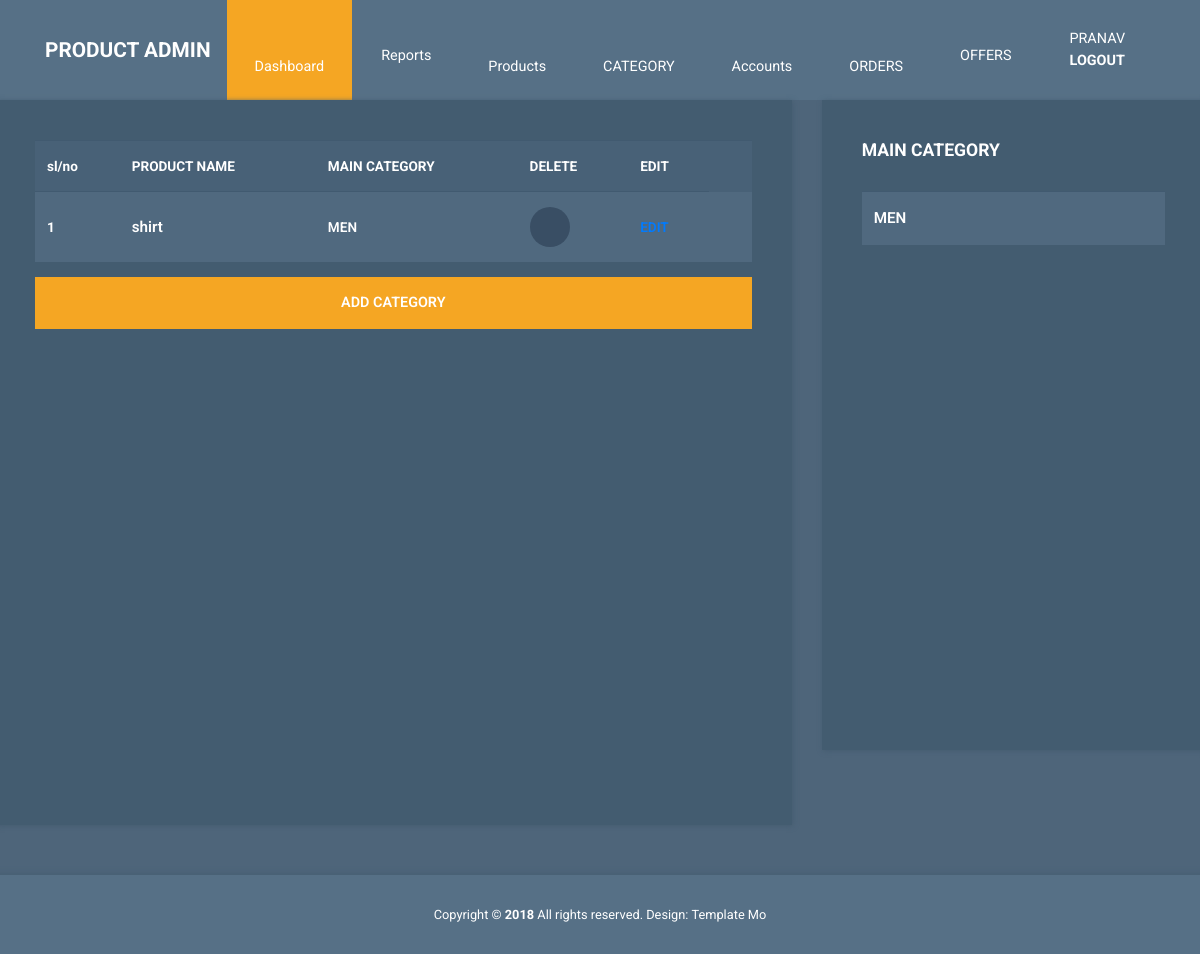
The page /admins/category (signed in) on the database its author committed.
### admins/models.py (models this page shows, shortened)
class Accounts(AbstractBaseUser):
    first_name = models.CharField(max_length=50)
    last_name = models.CharField(max_length=50)
    username = models.CharField(max_length=50, unique=True)
    email = models.EmailField(max_length=100,unique=True)
    phone_number = models.CharField(max_length=50,blank=True, unique=True)
    profile_pic = models.ImageField(upload_to = 'photos/profile_pic', blank = True, max_length=300)
    date_joined = models.DateTimeField(auto_now_add=True)
    last_login = models.DateTimeField(auto_now_add=True)
    is_admin =  models.BooleanField(default=False)
    is_staff = models.BooleanField(default=True)
    is_active = models.BooleanField(default=True)
    is_superadmin = models.BooleanField(default=False)
    referal_code = models.UUIDField(default=uuid.uuid4)
    USERNAME_FIELD = 'email'
    REQUIRED_FIELDS = ['username', 'first_name', 'last_name','phone_number']
    objects = Manager()

### product/models.py (models this page shows, shortened)
class Category(models.Model):
    namer = models.CharField(max_length=50,unique=True)
    image = models.ImageField(upload_to = 'photos/category',blank = True)
    description = models.TextField()
    main_cate = models.ForeignKey(MainCategory,blank=True,null=True, on_delete=models.CASCADE, related_name='main_cate')
    cate_offer = models.IntegerField(blank=True, null=True)

class MainCategory(models.Model):
    name = models.CharField(choices=maincategory,default='MEN',max_length=20)
    main_category_image = models.ImageField(upload_to = 'photos/maincategory',blank = True)
    def __str__(self):
        return self.name

### admins/decorators.py (the view)
        def wrap(request,*args,**kwargs):
            user = request.user
            if user.is_authenticated:
                if user.is_admin:
                    return fun(request,*args,**kwargs)
                else:
                    logout(request)
                    messages.error(request,'FORBIDDEN TO ENTER HERE')
                    return redirect(url)
            else:
                return redirect(url)

### admins/views.py (called while the page is built)
@admin_Login(signin)
def category_managment(request):
    category = Category.objects.all().order_by('-id')
    main = MainCategory.objects.all().order_by('-id')
    return render(request,'admin_T/category_M.html',{'pro': category, 'cats':main})

### user_side/templates/admin_T/category_M.html (shortened to what this page needs)
{% extends 'admin_T/main.html' %}
        {% block content %}
        {% load static %}
      <div class="row tm-content-row">
        <div class="col-sm-12 col-md-12 col-lg-8 col-xl-8 tm-block-col">
          <div class="tm-bg-primary-dark tm-block tm-block-products">
            <div class="tm-product-table-container">
              <table class="table table-hover tm-table-small tm-product-table">
                <thead>
                  <tr>
                    <th scope="col">sl/no</th>
                    <th scope="col">PRODUCT NAME</th>
                    <th scope="col">MAIN CATEGORY</th>
                    <th scope="col">DELETE</th>
                    <th scope="col">EDIT</th>
                    <th scope="col">&nbsp;</th>
                  </tr>
                </thead>
                <tbody>
                  {% for product in pro %}
                  <tr>
                    <th scope="row">{{forloop.counter}}</th>
                    <td class="tm-product-name">{{product.namer}}</td>
                    <td>{{product.main_cate}}</td>
                    <td>
                      <span  onclick="delet('{{product.id}}')" class="tm-product-delete-link">
                        <i class="far fa-trash-alt tm-product-delete-icon"></i>
                      </span>
                    </td>
                    <td>
                      <a href="edit_cate/{{product.id}}" >
                                            EDIT  </a>
                    </td>
                  </tr>
                  {% endfor %}
                </tbody>
              </table>
            </div>
            <a
              href="add_category"
              class="btn btn-primary btn-block text-uppercase mb-3">ADD CATEGORY</a>
          </div>
        </div>
        <div class="col-sm-12 col-md-12 col-lg-4 col-xl-4 tm-block-col">
          <div class="tm-bg-primary-dark tm-block tm-block-product-categories">
            <h2 class="tm-block-title">MAIN CATEGORY</h2>
            <div class="tm-product-table-container">
              <table class="table tm-table-small tm-product-table">
                <tbody>
                  {% for cat in cats %}
                  <tr>
                    <td class="tm-product-name">{{cat.name}}</td>
                  </tr>
                 {% endfor %}
                </tbody>
              </table>
            </div>
          </div>
        </div>
      </div>
    <footer class="tm-footer row tm-mt-small">
      <div class="col-12 font-weight-light">
        <p class="text-center text-white mb-0 px-4 small">
          Copyright &copy; <b>2018</b> All rights reserved.
          Design: <a rel="nofollow noopener" href="https://templatemo.com" class="tm-footer-link">Template Mo</a>
        </p>
      </div>
    </footer>
   {% endblock %}

### user_side/templates/admin_T/main.html (shortened to what this page needs)
{% load static %}
<!DOCTYPE html>
<html lang="en">
<head>
    <link rel="stylesheet" href="{% static 'admin_t/css/fontawesome.min.css' %}">
    <link rel="stylesheet" href="{% static 'admin_t/css/bootstrap.min.css' %}">
    <link rel="stylesheet" href="{% static 'admin_t/css/templatemo-style.css' %}">
</head>
<body id="reportsPage">
        <nav class="navbar navbar-expand-xl">
            <div class="container h-100">
                <a class="navbar-brand" href="first">
                    <h1 class="tm-site-title mb-0">Product Admin</h1>
                </a>
                <div class="collapse navbar-collapse" id="navbarSupportedContent">
                    <ul class="navbar-nav mx-auto h-100">
                        <li class="nav-item">
                            <a class="nav-link active" href="/admins">
                                <i class="fas fa-tachometer-alt"></i>
                                Dashboard
                            </a>
                        </li>
                        <li class="nav-item dropdown">
                            <a class="nav-link dropdown-toggle" href="#" id="navbarDropdown" role="button" data-toggle="dropdown"
                                aria-haspopup="true" aria-expanded="false">
                                <i class="far fa-file-alt"></i>
                                <span>
                                    Reports <i class="fas fa-angle-down"></i>
                                </span>
                            </a>
                        </li>
                        <li class="nav-item">
                            <a class="nav-link" href="/admins/product">
                                <i class="fas fa-shopping-cart"></i>
                                Products
                            </a>
                        </li>
                        <li class="nav-item">
                            <a class="nav-link" href="/admins/category">
                                <i class="fas fa-shopping-cart"></i>
                                CATEGORY
                            </a>
                        </li>
                        <li class="nav-item">
                            <a class="nav-link" href="/admins/accounts">
                                <i class="far fa-user"></i>
                                Accounts
                            </a>
                        </li>
                        <li class="nav-item">
                            <a class="nav-link" href="/admins/orders">
                                <i class="far fa-user"></i>
                                ORDERS
                            </a>
                        </li>
                        <li class="nav-item dropdown">
                            <a class="nav-link dropdown-toggle" href="#" id="navbarDropdown" role="button" data-toggle="dropdown"
                                aria-haspopup="true" aria-expanded="false">
                                <i class="fas fa-cog"></i>
                                <span>
                                    OFFERS <i class="fas fa-angle-down"></i>
                                </span>
                            </a>
                        </li>
                    </ul>
                    <ul class="navbar-nav">
                        <li class="nav-item">
                            <a style="text-transform: uppercase;"  class="nav-link d-block" href="logout">
                                {{user.username}} <b>Logout</b>
                            </a>
                        </li>
                    </ul>
                </div>
            </div>
        </nav>
        {% block content %}
        {% endblock %}
</body>
</html>

### static/admin_t/css/templatemo-style.css (style rules this page uses)
html { font-size: 16px; overflow-x: hidden; }
body { font-family: Roboto, Helvetica, Arial, sans-serif; background-color: #4e657a; overflow-x: hidden; }
a { transition: all 0.3s ease; }
.navbar-brand { display: flex; align-items: center; }
.tm-site-title { display: inline-block; text-transform: uppercase; font-size: 1.3rem; font-weight: 700; color: #fff; }
.navbar { height: 100px; background-color: #567086; padding: 0; }
.navbar .container { position: relative; }
.tm-mt-small { margin-top: 20px; }
.tm-block-col { margin-bottom: 30px; }
.tm-block { padding: 40px; -webkit-box-shadow: 1px 1px 5px 0 #455c71; -moz-box-shadow: 1px 1px 5px 0 #455c71; box-shadow: 1px 1px 5px 0 #455c71; min-height: 350px; height: 100%; max-height: 450px; }
.tm-block-title { font-size: 1.1rem; font-weight: 700; color: #fff; margin-bottom: 30px; }
.nav-link { color: #fff; height: 100%; display: flex; align-items: center; justify-content: center; flex-direction: column; font-size: 90%; }
.nav-link > i { margin-bottom: 10px; margin-right: 0; font-size: 1.5rem; }
.dropdown-item, .nav-link { padding: 15px 20px; }
.navbar-nav .active > .nav-link, .navbar-nav .nav-link.active { background-color: #f5a623; color: #fff; }
.navbar-nav .nav-link.active i { color: #fff; }
.nav-item { text-align: center; }
.nav-item:last-child { margin-right: 0; }
.dropdown-toggle::after { display: none; }
.tm-content-row { justify-content: space-between; margin-left: -20px; margin-right: -20px; }
.table { background-color: #50697f; color: #fff; font-size: 85%; margin-bottom: 0; }
thead { background-color: #486177; color: #fff; }
.table thead th { border-bottom: 0; }
.btn { border-radius: 0; padding: 13px 28px; transition: all 0.2s ease; max-width: 100%; }
.btn-primary { color: #fff; background-color: #f5a623; border: 2px solid #f5a623; font-size: 90%; font-weight: 600; }
.table td, .table th { border-top: 1px solid #415a70; padding: 15px 25px; vertical-align: middle; }
.tm-table-small td, .tm-table-small th { padding-left: 12px; padding-right: 12px; }
.table-hover tbody tr { transition: all 0.2s ease; }
.tm-bg-primary-dark { background-color: #435c70; }
.tm-block-products { min-height: 725px; }
.tm-block-product-categories { min-height: 650px; }
.tm-product-table-container { max-height: 465px; margin-bottom: 15px; overflow-y: scroll; }
.tm-product-table tr { font-weight: 600; }
.tm-product-name { font-size: 0.95rem; font-weight: 600; }
.tm-product-delete-icon { font-size: 1.1rem; color: #fff; }
.tm-product-delete-link { padding: 10px; border-radius: 50%; background-color: #394e64; display: inline-block; width: 40px; height: 40px; text-align: center; }
.tm-footer { background-color: #567086; padding-top: 30px; padding-bottom: 30px; -webkit-box-shadow: 0 -3px 5px 0 rgba(69, 92, 113, 0.59); -moz-box-shadow: 0 -3px 5px 0 rgba(69, 92, 113, 0.59); box-shadow: 0 -3px 5px 0 rgba(69, 92, 113, 0.59); }
.tm-footer-link { color: white; }
@media (min-width: 1200px) { .navbar-expand-xl .navbar-nav .nav-link { padding-left: 28px; padding-right: 28px; } }
@media (min-width: 1200px) { .navbar-collapse { height: 100%; } }
@media (max-width: 1275px) and (min-width: 1200px) { .nav-item { margin-right: 15px; } }
@media (max-width: 1350px) { .nav-item { margin-right: 1px; } }

### rows shown on the page
Accounts: username "PRANAV"
Category: namer "shirt", main_cate "MEN"
MainCategory: name "MEN"
